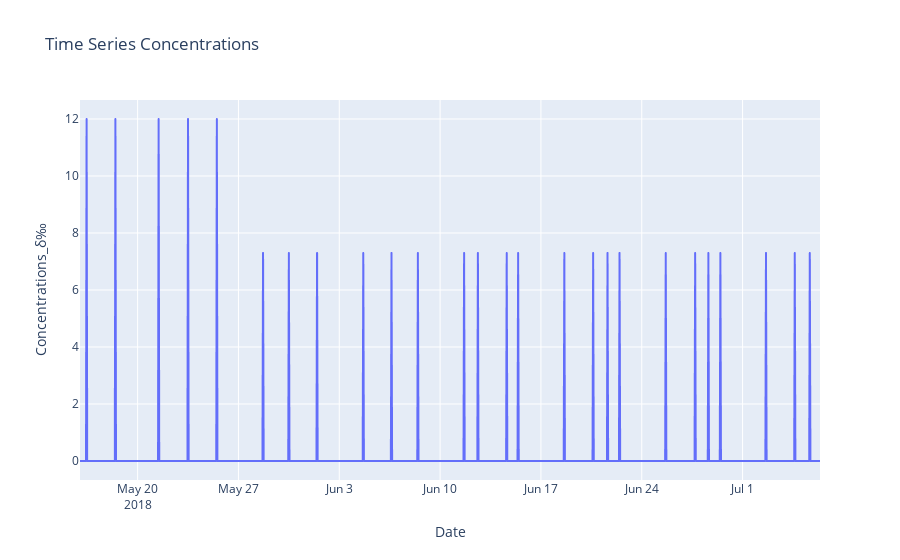

This figure's notebook cell:
### Code cell
kl = pd.read_csv('O18.csv' ,skiprows=6,parse_dates=[1])
kl = kl.drop(['Format'],axis=1) 
kl.columns.values[0] = 'Date'
kl.columns.values[1] = 'Concentrations_δ‰' 
fig = px.line(kl, x='Date', y='Concentrations_δ‰', title='Time Series Concentrations')
fig.show()

### Figure 1 — Plotly figure (JSON) as saved in the notebook; plotly's stock layout.template omitted (floating-point values rounded to 4 significant figures; data arrays with more than 128 entries replaced by an {"elided": "..."} marker saying what was removed)
{"data": [{"hovertemplate": "Date=%{x}<br>Concentrations_δ‰=%{y}<extra></extra>", "legendgroup": "", "line": {"color": "#636efa", "dash": "solid"}, "marker": {"symbol": "circle"}, "mode": "lines", "name": "", "showlegend": false, "type": "scattergl", "x": {"elided": "1234 str values"}, "xaxis": "x", "y": {"elided": "1234 float values"}, "yaxis": "y"}], "layout": {"autosize": true, "legend": {"tracegroupgap": 0}, "title": {"text": "Time Series Concentrations"}, "xaxis": {"anchor": "y", "autorange": true, "domain": [0, 1], "range": ["2018-05-16", "2018-07-06 09:00"], "title": {"text": "Date"}, "type": "date"}, "yaxis": {"anchor": "x", "autorange": true, "domain": [0, 1], "range": [-0.6667, 12.67], "title": {"text": "Concentrations_δ‰"}, "type": "linear"}}}
